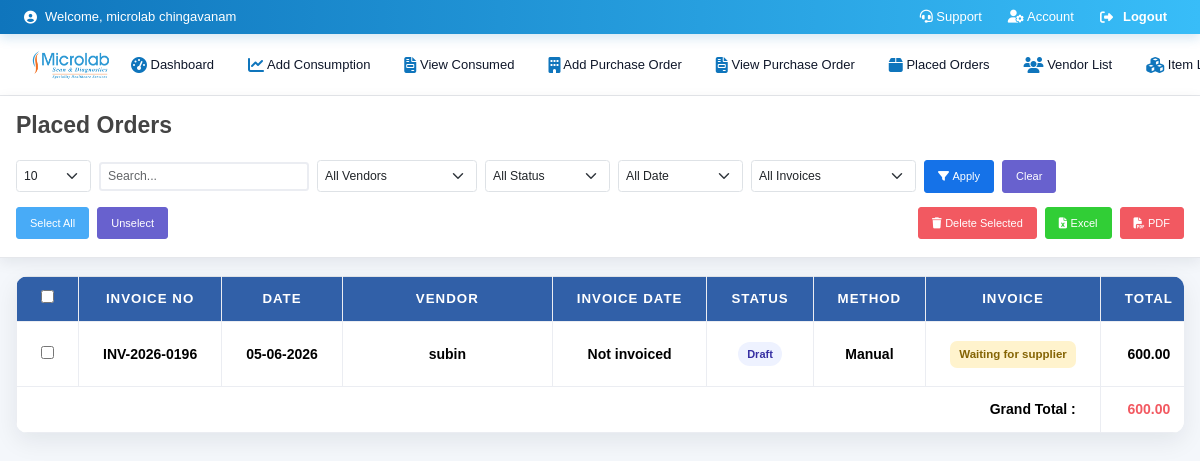
The page /placed_orders/ (signed in) on the database its author committed.
### myapp/models.py (models this page shows, shortened)
class Registration(models.Model):
    First_name = models.CharField(max_length=200, null=True, blank=True)
    Last_name = models.CharField(max_length=200, null=True, blank=True)
    Email = models.EmailField(max_length=200, null=True, blank=True)
    Password = models.CharField(max_length=200, null=True, blank=True)
    Mobile_Number = models.CharField(max_length=200, null=True, blank=True)
    Registration_date = models.DateField(max_length=200, null=True, blank=True)
    Image = models.ImageField(upload_to='logo/', blank=True, null=True)
    gst_num = models.CharField(max_length=200, null=True, blank=True)
    address = models.TextField(max_length=1000, null=True, blank=True)
    User_Agreement = models.BooleanField(default=False)
    User_role = models.CharField(max_length=200, null=True, blank=True)
    created_at = models.DateField(auto_now_add=True, null=True, blank=True)
    user = models.OneToOneField(User, on_delete=models.CASCADE, null=True)
    edit_allowed = models.CharField(
        max_length=200,
        null=True,
        blank=True,
        default="False"
    )
    smtp_host = models.CharField(
        max_length=200,
        null=True,
        blank=True,
        default='smtp.gmail.com'
    )
    smtp_port = models.IntegerField(
        null=True,
        blank=True,
        default=587
    )
    smtp_email = models.EmailField(
        max_length=200,
        null=True,
        blank=True
    )
    smtp_password = models.CharField(
        max_length=500,
        null=True,
        blank=True
    )
    smtp_use_tls = models.BooleanField(default=True)
    payment_status=models.CharField(max_length=200, null=True, blank=True)
    payment_expiry= models.CharField(max_length=200, null=True, blank=True)

class Invoice(models.Model):
    purchase_order = models.ForeignKey(PurchaseOrder, on_delete=models.CASCADE, null=True, blank=True)
    invoice_number = models.CharField(max_length=100, unique=True, null=True, blank=True)
    vendor = models.ForeignKey(Vendor, on_delete=models.CASCADE, null=True, blank=True)
    sub_total = models.DecimalField(max_digits=12, decimal_places=2, default=0, null=True, blank=True)
    total_cgst = models.DecimalField(max_digits=12, decimal_places=2, default=0, null=True, blank=True)
    total_sgst = models.DecimalField(max_digits=12, decimal_places=2, default=0, null=True, blank=True)
    total_amount = models.DecimalField(max_digits=12, decimal_places=2, default=0, null=True, blank=True)
    amount_in_words = models.CharField(max_length=500, blank=True, null=True)
    status = models.CharField(max_length=50, default="Draft", null=True, blank=True)
    method = models.CharField(max_length=50, default="Manual", null=True, blank=True)
    invoice_date= models.DateField( null=True, blank=True)
    dateField = models.DateField(null=True, blank=True)
    created_at = models.DateField(auto_now_add=True, null=True, blank=True)
    user = models.ForeignKey(User, on_delete=models.CASCADE, null=True, blank=True)

class PurchaseOrder(models.Model):
    vendor = models.ForeignKey(Vendor, on_delete=models.CASCADE, related_name='purchase_orders', null=True)
    invoice_number = models.CharField(max_length=50, null=True)
    company = models.CharField(max_length=255, null=True)
    dateField = models.DateField(null=True, blank=True)
    created_at = models.DateField(null=True, blank=True,default=now)  # 👈 Manual date entry allowed
    user = models.ForeignKey(User, on_delete=models.CASCADE, null=True, blank=True)
    is_confirmed = models.BooleanField(default=False,null=True, blank=True)

class Vendor(models.Model):
    name = models.CharField(max_length=255,null=True, blank=True)
    mobile_number = models.CharField(max_length=15,null=True, blank=True)
    email = models.EmailField(null=True, blank=True)
    address = models.TextField(null=True, blank=True)
    created_at = models.DateField(auto_now_add=True,null=True, blank=True)
    user = models.ForeignKey(User, on_delete=models.CASCADE, null=True, blank=True)  # Add this

### myapp/views.py (the view, shortened to what this page needs)
# urls.py: path('placed_orders/', views.placed_orders, name='placed_orders'),
@login_required
def placed_orders(request):
    bok = get_object_or_404(Registration, id=request.session.get('logg'))
    vendor_name = request.GET.get('vendor', '').strip()
    status = request.GET.get('status', '').strip()
    date_range = request.GET.get('date_range', '').strip()
    start_date = request.GET.get('start_date', '').strip()
    end_date = request.GET.get('end_date', '').strip()
    invoice_filter = request.GET.get('invoice_filter', '').strip()
    per_page = request.GET.get('per_page', '10').strip()
    if not per_page:
        per_page = '10'
    invoices = (
        Invoice.objects
        .select_related('vendor', 'purchase_order')
        .prefetch_related('line_items__purchase_order_line__item')
        .filter(user=request.user)
        .order_by('-created_at')
    )
    if vendor_name:
        invoices = invoices.filter(vendor__name__icontains=vendor_name)
    if status:
        invoices = invoices.filter(status__iexact=status)
    if invoice_filter == "invoice":
        invoices = invoices.exclude(status__iexact="Draft")
    elif invoice_filter == "waiting":
        invoices = invoices.filter(status__iexact="Draft")
    today = date.today()
    field_lookup = "invoice_date"
    if date_range == "daily":
        invoices = invoices.filter(**{field_lookup: today})
    elif date_range == "weekly":
        start = today - timedelta(days=today.weekday())
        end = start + timedelta(days=6)
        invoices = invoices.filter(**{f"{field_lookup}__range": [start, end]})
    invoices = invoices.distinct()
    if per_page == "all":
        paginated_invoices = invoices
    else:
        try:
            per_page_value = int(per_page)
        except ValueError:
            per_page_value = 10
        paginator = Paginator(invoices, per_page_value)
        page_number = request.GET.get("page")
        paginated_invoices = paginator.get_page(page_number)
    context = {
        'invoices': paginated_invoices,
        'vendors': Vendor.objects.all(),
        'branches': Branch.objects.all(),
        'bok': bok,
    }
    return render(request, 'placed_orders.html', context)

### templates/placed_orders.html (shortened to what this page needs)
<!DOCTYPE html>
{% load static %}
<html lang="en">
<head>
    <link rel="stylesheet" href="https://cdnjs.cloudflare.com/ajax/libs/font-awesome/6.5.1/css/all.min.css">
    <link href="https://cdn.jsdelivr.net/npm/bootstrap@5.3.3/dist/css/bootstrap.min.css" rel="stylesheet">
</head>
<body>
{% include 'navbar3.html' %}
<div class="filter-fixed">
    <h4 class="page-title">Placed Orders</h4>
    <form method="get" action="{% url 'placed_orders' %}">
        <div class="filter-row">
            <select class="form-select form-select-sm" name="per_page" style="width:75px;" onchange="this.form.submit();">
                <option value="10" {% if request.GET.per_page == '10' or not request.GET.per_page %}selected{% endif %}>10</option>
            </select>
            <input type="text" id="searchInput" class="form-control form-control-sm" placeholder="Search..." style="width:210px;">
            <select class="form-select form-select-sm" name="vendor" style="width:160px;">
                <option value="">All Vendors</option>
            </select>
            <select class="form-select form-select-sm" name="status" style="width:125px;">
                <option value="">All Status</option>
            </select>
            <select class="form-select form-select-sm" name="date_range" id="date_range" onchange="toggleCustomDate();" style="width:125px;">
                <option value="" {% if not request.GET.date_range %}selected{% endif %}>All Date</option>
            </select>
            <select class="form-select form-select-sm" name="invoice_filter" style="width:165px;">
                <option value="">All Invoices</option>
            </select>
            <button type="submit" class="btn btn-primary btn-sm">
                <i class="fa-solid fa-filter me-1"></i>Apply
            </button>
            <a href="{% url 'placed_orders' %}" class="btn btn-secondary btn-sm">Clear</a>
        </div>
    </form>
    <div class="action-bar">
        <button type="button" class="btn btn-info btn-sm" id="select-all-btn">Select All</button>
        <button type="button" class="btn btn-secondary btn-sm" id="unselect-all-btn">Unselect</button>
        <button type="button" class="btn btn-danger btn-sm ms-auto" id="bulk-delete-btn">
            <i class="fas fa-trash me-1"></i>Delete Selected
        </button>
        <button type="button" class="btn btn-success btn-sm" id="exportExcel">
            <i class="fas fa-file-excel me-1"></i>Excel
        </button>
        <button type="button" class="btn btn-danger btn-sm" id="exportPDF">
            <i class="fas fa-file-pdf me-1"></i>PDF
        </button>
    </div>
</div>
<div class="page-wrapper">
    <div class="table-card">
        <div class="table-responsive">
            <table class="table table-bordered align-middle text-center" id="invoiceTable">
                <thead>
                <tr>
                    <th style="color: white;"><input type="checkbox" id="select-all"></th>
                    <th style="color: white;">Invoice No</th>
                    <th style="color: white;">Date</th>
                    <th style="color: white;">Vendor</th>
                    <th style="color: white;">Invoice Date</th>
                    <th style="color: white;">Status</th>
                    <th style="color: white;">Method</th>
                    <th style="color: white;">Invoice</th>
                    <th style="color: white;">Total</th>
                </tr>
                </thead>
                <tbody id="invoiceBody">
                {% if invoices %}
                    {% for invoice in invoices|dictsortreversed:"id" %}
                    <tr id="invoice-row-{{ invoice.id }}" {% if request.GET.highlight == invoice.id|stringformat:"s" %}class="highlighted-row"{% endif %}>
                        <td>
                            <input type="checkbox" class="select-item" value="{{ invoice.id }}">
                        </td>
                        <td>{{ invoice.invoice_number|default:"--" }}</td>
                        <td>{{ invoice.purchase_order.dateField|date:"d-m-Y" }}</td>
                        <td class="vendor-cell">{{ invoice.vendor.name }}</td>
                        <td>
                            {% if invoice.invoice_date %}
                                {{ invoice.invoice_date }}
                            {% else %}
                                Not invoiced
                            {% endif %}
                        </td>
                        <td>
                            <span class="status-badge">{{ invoice.status }}</span>
                        </td>
                        <td>{{ invoice.method }}</td>
                        <td>
                            {% if invoice.status != 'Draft' %}
                            <a href="{% url 'preview_invoice' invoice.id %}" class="btn btn-primary btn-sm">
                                Invoiced
                            </a>
                            {% else %}
                            <span class="waiting-badge">Waiting for supplier</span>
                            {% endif %}
                        </td>
                        <td class="total-amount">{{ invoice.total_amount }}</td>
                    </tr>
                    {% endfor %}
                {% else %}
                    <tr>
                        <td colspan="11" class="text-center text-muted py-4">No records found</td>
                    </tr>
                {% endif %}
                </tbody>
                <tfoot>
                <tr>
                    <td colspan="8" class="text-end fw-bold">Grand Total :</td>
                    <td id="overallTotal" class="fw-bold text-danger">0.00</td>
                </tr>
                </tfoot>
            </table>
        </div>
    </div>
</div>
</body>
</html>

### templates/navbar3.html (shortened to what this page needs)
{% include 'links.html' %}
{% load static %}
<div class="ml-top-support-bar d-flex justify-content-between align-items-center">
    <div class="ml-top-support-left">
        <i class="fas fa-user-circle"></i>
        <span>Welcome, {{ bok.First_name }}</span>
    </div>
    <div class="ml-top-support-links">
        <a href="mailto:aslamchirayil0001@gmail.com?subject=Support%20Request">
            <i class="fas fa-headset"></i> Support
        </a>
        <a href="{% url 'update_employee' %}">
            <i class="fas fa-user-cog"></i> Account
        </a>
        <a href="#" id="logoutBtn" style="color: white;">
            <i class="fas fa-sign-out-alt"></i> Logout
        </a>
    </div>
</div>
<nav class="navbar navbar-expand-lg ml-navbar-horizontal">
    <a class="ml-navbar-brand" href="/dashboard">
        <img src="{% static 'logo.png' %}" alt="Microlab Logo">
    </a>
    <div class="collapse navbar-collapse" id="mlNavbarNav">
        <ul class="navbar-nav ms-auto">
            <li class="nav-item"><a class="nav-link" href="/dashboard"><i class="fas fa-tachometer-alt"></i> Dashboard</a></li>
            <li class="nav-item"><a class="nav-link" href="/view_consumed_orders"><i class="fas fa-chart-line"></i> Add Consumption</a></li>
            <li class="nav-item"><a class="nav-link" href="/custom_consumed"><i class="fas fa-file-invoice"></i> View Consumed</a></li>
            <li class="nav-item"><a class="nav-link" href="/company_list"><i class="fas fa-building"></i> Add Purchase Order</a></li>
            <li class="nav-item"><a class="nav-link" href="/view_purchase_orders"><i class="fas fa-file-invoice"></i> View Purchase Order</a></li>
            <li class="nav-item"><a class="nav-link" href="/placed_orders"><i class="fas fa-box"></i> Placed Orders</a></li>
            <li class="nav-item"><a class="nav-link" href="/vendor_list"><i class="fas fa-users"></i> Vendor List</a></li>
            <li class="nav-item"><a class="nav-link" href="/item_list"><i class="fas fa-cubes"></i> Item List</a></li>
        </ul>
    </div>
</nav>

### rows shown on the page
Registration: First_name "microlab chingavanam"
Invoice: invoice_number "INV-2026-0196", purchase_order.dateField "05-06-2026", vendor.name "subin", shows "Not invoiced", status "Draft", method "Manual", shows "Waiting for supplier", total_amount "600.00"
